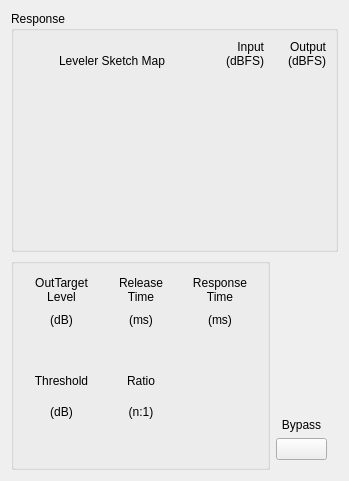
<?xml version="1.0" encoding="UTF-8"?>
<ui version="4.0">
 <class>cfgsettingdyn_Leveler_FangTu</class>
 <widget class="QWidget" name="cfgsettingdyn_Leveler_FangTu">
  <property name="geometry">
   <rect>
    <x>0</x>
    <y>0</y>
    <width>349</width>
    <height>481</height>
   </rect>
  </property>
  <property name="windowTitle">
   <string>Form</string>
  </property>
  <layout class="QVBoxLayout" name="verticalLayout_2">
   <item>
    <widget class="QGroupBox" name="groupBox">
     <property name="title">
      <string>Response</string>
     </property>
     <layout class="QGridLayout" name="gridLayout_2">
      <item row="0" column="0">
       <layout class="QGridLayout" name="gridLayout">
        <property name="horizontalSpacing">
         <number>7</number>
        </property>
        <property name="verticalSpacing">
         <number>0</number>
        </property>
        <item row="0" column="2">
         <widget class="QLabel" name="label_13">
          <property name="text">
           <string>Output</string>
          </property>
          <property name="alignment">
           <set>Qt::AlignRight|Qt::AlignTrailing|Qt::AlignVCenter</set>
          </property>
         </widget>
        </item>
        <item row="2" column="1" alignment="Qt::AlignRight">
         <widget class="VolumeWidget" name="Disp_Level_i" native="true">
          <property name="minimumSize">
           <size>
            <width>37</width>
            <height>0</height>
           </size>
          </property>
          <property name="maximumSize">
           <size>
            <width>37</width>
            <height>16777215</height>
           </size>
          </property>
          <property name="MaxValue" stdset="0">
           <number>0</number>
          </property>
          <property name="MinValue" stdset="0">
           <number>-100</number>
          </property>
          <property name="SingleTrack" stdset="0">
           <bool>true</bool>
          </property>
          <property name="ScaleLabel" stdset="0">
           <bool>true</bool>
          </property>
         </widget>
        </item>
        <item row="0" column="1">
         <widget class="QLabel" name="label_14">
          <property name="text">
           <string>Input</string>
          </property>
          <property name="alignment">
           <set>Qt::AlignRight|Qt::AlignTrailing|Qt::AlignVCenter</set>
          </property>
         </widget>
        </item>
        <item row="2" column="0">
         <widget class="Con_Dyn_Module" name="widget" native="true">
          <property name="minimumSize">
           <size>
            <width>178</width>
            <height>172</height>
           </size>
          </property>
          <property name="maximumSize">
           <size>
            <width>178</width>
            <height>172</height>
           </size>
          </property>
         </widget>
        </item>
        <item row="2" column="2" alignment="Qt::AlignRight">
         <widget class="VolumeWidget" name="Disp_Level_o" native="true">
          <property name="minimumSize">
           <size>
            <width>37</width>
            <height>0</height>
           </size>
          </property>
          <property name="maximumSize">
           <size>
            <width>37</width>
            <height>16777215</height>
           </size>
          </property>
          <property name="MaxValue" stdset="0">
           <number>0</number>
          </property>
          <property name="MinValue" stdset="0">
           <number>-100</number>
          </property>
          <property name="SingleTrack" stdset="0">
           <bool>true</bool>
          </property>
          <property name="ScaleLabel" stdset="0">
           <bool>true</bool>
          </property>
         </widget>
        </item>
        <item row="1" column="1">
         <widget class="QLabel" name="label">
          <property name="text">
           <string>(dBFS)</string>
          </property>
          <property name="alignment">
           <set>Qt::AlignRight|Qt::AlignTrailing|Qt::AlignVCenter</set>
          </property>
         </widget>
        </item>
        <item row="1" column="2">
         <widget class="QLabel" name="label_2">
          <property name="text">
           <string>(dBFS)</string>
          </property>
          <property name="alignment">
           <set>Qt::AlignRight|Qt::AlignTrailing|Qt::AlignVCenter</set>
          </property>
         </widget>
        </item>
        <item row="1" column="0">
         <widget class="QLabel" name="label_4">
          <property name="text">
           <string>Leveler Sketch Map</string>
          </property>
          <property name="alignment">
           <set>Qt::AlignCenter</set>
          </property>
         </widget>
        </item>
       </layout>
      </item>
     </layout>
    </widget>
   </item>
   <item>
    <layout class="QHBoxLayout" name="horizontalLayout">
     <item>
      <widget class="QGroupBox" name="groupBox_2">
       <property name="title">
        <string/>
       </property>
       <layout class="QGridLayout" name="gridLayout_4">
        <property name="leftMargin">
         <number>10</number>
        </property>
        <property name="topMargin">
         <number>10</number>
        </property>
        <property name="rightMargin">
         <number>10</number>
        </property>
        <property name="bottomMargin">
         <number>10</number>
        </property>
        <property name="horizontalSpacing">
         <number>10</number>
        </property>
        <property name="verticalSpacing">
         <number>0</number>
        </property>
        <item row="0" column="2">
         <widget class="QLabel" name="label_7">
          <property name="text">
           <string>Response Time</string>
          </property>
          <property name="alignment">
           <set>Qt::AlignCenter</set>
          </property>
          <property name="wordWrap">
           <bool>true</bool>
          </property>
         </widget>
        </item>
        <item row="1" column="2">
         <widget class="QLabel" name="label_8">
          <property name="text">
           <string>(ms)</string>
          </property>
          <property name="alignment">
           <set>Qt::AlignCenter</set>
          </property>
         </widget>
        </item>
        <item row="2" column="2" alignment="Qt::AlignHCenter">
         <widget class="ConfigGainWidget" name="slider_Response" native="true">
          <property name="minimumSize">
           <size>
            <width>30</width>
            <height>30</height>
           </size>
          </property>
         </widget>
        </item>
        <item row="0" column="1">
         <widget class="QLabel" name="label_15">
          <property name="text">
           <string>Release Time</string>
          </property>
          <property name="alignment">
           <set>Qt::AlignCenter</set>
          </property>
          <property name="wordWrap">
           <bool>true</bool>
          </property>
         </widget>
        </item>
        <item row="1" column="1">
         <widget class="QLabel" name="label_16">
          <property name="text">
           <string>(ms)</string>
          </property>
          <property name="alignment">
           <set>Qt::AlignCenter</set>
          </property>
         </widget>
        </item>
        <item row="2" column="1" alignment="Qt::AlignHCenter">
         <widget class="ConfigGainWidget" name="slider_Release" native="true">
          <property name="minimumSize">
           <size>
            <width>30</width>
            <height>30</height>
           </size>
          </property>
         </widget>
        </item>
        <item row="0" column="0">
         <widget class="QLabel" name="label_5">
          <property name="text">
           <string>OutTarget Level</string>
          </property>
          <property name="alignment">
           <set>Qt::AlignCenter</set>
          </property>
          <property name="wordWrap">
           <bool>true</bool>
          </property>
         </widget>
        </item>
        <item row="1" column="0">
         <widget class="QLabel" name="label_6">
          <property name="text">
           <string>(dB)</string>
          </property>
          <property name="alignment">
           <set>Qt::AlignCenter</set>
          </property>
         </widget>
        </item>
        <item row="2" column="0" alignment="Qt::AlignHCenter">
         <widget class="ConfigGainWidget" name="slider_OutTargetLevel" native="true">
          <property name="minimumSize">
           <size>
            <width>30</width>
            <height>30</height>
           </size>
          </property>
         </widget>
        </item>
        <item row="5" column="0">
         <widget class="QLabel" name="label_9">
          <property name="text">
           <string>(dB)</string>
          </property>
          <property name="alignment">
           <set>Qt::AlignCenter</set>
          </property>
         </widget>
        </item>
        <item row="4" column="0">
         <widget class="QLabel" name="label_10">
          <property name="text">
           <string>Threshold</string>
          </property>
          <property name="alignment">
           <set>Qt::AlignCenter</set>
          </property>
          <property name="wordWrap">
           <bool>true</bool>
          </property>
         </widget>
        </item>
        <item row="6" column="0" alignment="Qt::AlignHCenter">
         <widget class="ConfigGainWidget" name="slider_Threshold" native="true">
          <property name="minimumSize">
           <size>
            <width>30</width>
            <height>30</height>
           </size>
          </property>
         </widget>
        </item>
        <item row="4" column="1">
         <widget class="QLabel" name="label_3">
          <property name="text">
           <string>Ratio</string>
          </property>
          <property name="alignment">
           <set>Qt::AlignCenter</set>
          </property>
         </widget>
        </item>
        <item row="5" column="1">
         <widget class="QLabel" name="label_12">
          <property name="text">
           <string>(n:1)</string>
          </property>
          <property name="alignment">
           <set>Qt::AlignCenter</set>
          </property>
         </widget>
        </item>
        <item row="6" column="1" alignment="Qt::AlignHCenter">
         <widget class="ConfigGainWidget" name="slider_Ratio" native="true">
          <property name="minimumSize">
           <size>
            <width>30</width>
            <height>30</height>
           </size>
          </property>
         </widget>
        </item>
       </layout>
      </widget>
     </item>
     <item>
      <layout class="QVBoxLayout" name="verticalLayout">
       <property name="bottomMargin">
        <number>10</number>
       </property>
       <item>
        <spacer name="verticalSpacer">
         <property name="orientation">
          <enum>Qt::Vertical</enum>
         </property>
         <property name="sizeHint" stdset="0">
          <size>
           <width>20</width>
           <height>40</height>
          </size>
         </property>
        </spacer>
       </item>
       <item>
        <widget class="QLabel" name="label_11">
         <property name="text">
          <string>Bypass</string>
         </property>
         <property name="alignment">
          <set>Qt::AlignCenter</set>
         </property>
        </widget>
       </item>
       <item>
        <widget class="QPushButton" name="pb_bypass">
         <property name="minimumSize">
          <size>
           <width>51</width>
           <height>0</height>
          </size>
         </property>
         <property name="maximumSize">
          <size>
           <width>16777215</width>
           <height>16777215</height>
          </size>
         </property>
         <property name="focusPolicy">
          <enum>Qt::NoFocus</enum>
         </property>
         <property name="styleSheet">
          <string notr="true"/>
         </property>
         <property name="text">
          <string/>
         </property>
         <property name="checkable">
          <bool>true</bool>
         </property>
        </widget>
       </item>
      </layout>
     </item>
     <item>
      <spacer name="horizontalSpacer">
       <property name="orientation">
        <enum>Qt::Horizontal</enum>
       </property>
       <property name="sizeHint" stdset="0">
        <size>
         <width>40</width>
         <height>20</height>
        </size>
       </property>
      </spacer>
     </item>
    </layout>
   </item>
  </layout>
 </widget>
 <customwidgets>
  <customwidget>
   <class>ConfigGainWidget</class>
   <extends>QWidget</extends>
   <header>customWidget/configgainwidget.h</header>
   <container>1</container>
  </customwidget>
  <customwidget>
   <class>VolumeWidget</class>
   <extends>QWidget</extends>
   <header>customWidget/volumewidget.h</header>
   <container>1</container>
  </customwidget>
  <customwidget>
   <class>Con_Dyn_Module</class>
   <extends>QWidget</extends>
   <header>customWidget/con_dyn_module.h</header>
   <container>1</container>
  </customwidget>
 </customwidgets>
 <resources/>
 <connections/>
</ui>
